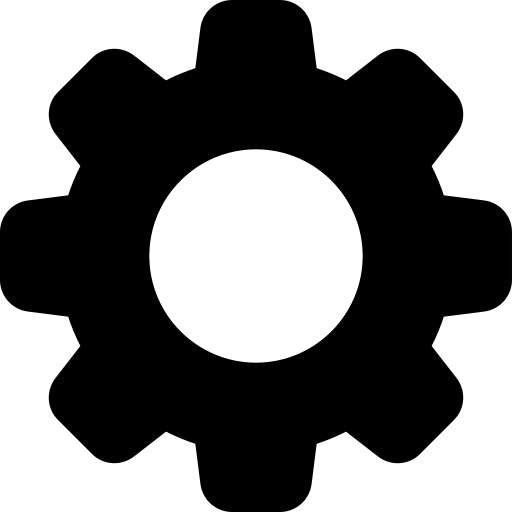
#> input picture Dashboard/assets/settingicon.png, 512 x 512 px
$ python convert_settings_icon.py
#> lines starting #> are read from the running program, lines starting #| are printed output that depends on the picture
import os
from PIL import Image, ImageOps

def convert_icon():
    assets_dir = os.path.dirname(__file__)
    src_path = os.path.join(assets_dir, "settingicon.png")
    dst_path = os.path.join(assets_dir, "icon_settings.png")

    if not os.path.exists(src_path):
        print(f"[ERR] File not found: {src_path}")
        return

    # Load source icon
    img = Image.open(src_path)
#> img is the input picture: PIL image 512x512 RGBA; mean R, G, B, A 0, 0, 0, 135.5

    # Check if the image has real transparency
    has_real_transparency = False
    if img.mode in ('RGBA', 'LA') or (img.mode == 'P' and 'transparency' in img.info):
        alpha = img.convert("RGBA").split()[3]
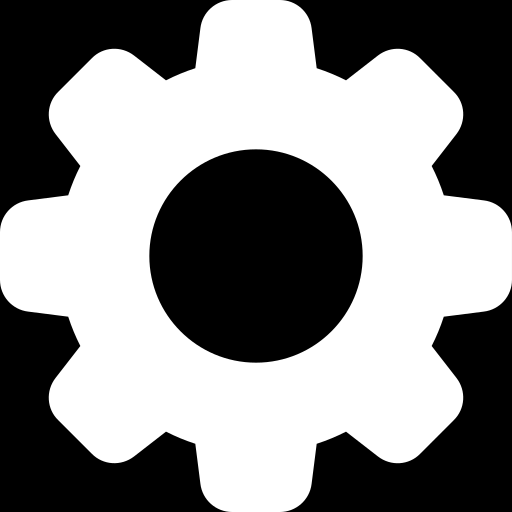
#> alpha: PIL image 512x512 L; min 0, max 255, mean 135.5
        min_val, max_val = alpha.getextrema()
#> min_val = 0; max_val = 255
        if min_val < 250:
            has_real_transparency = True

    gray_img = img.convert("L")
#> gray_img: PIL image 512x512 L; every value is 0

    if has_real_transparency:
        # Split channels
        r, g, b, alpha = img.convert("RGBA").split()
        # Crop transparent margins
        bbox = alpha.getbbox()
#> bbox = (0, 0, 512, 512)
        if bbox:
            alpha = alpha.crop(bbox)
        # Add uniform border spacing
        alpha = ImageOps.expand(alpha, border=4, fill=0)
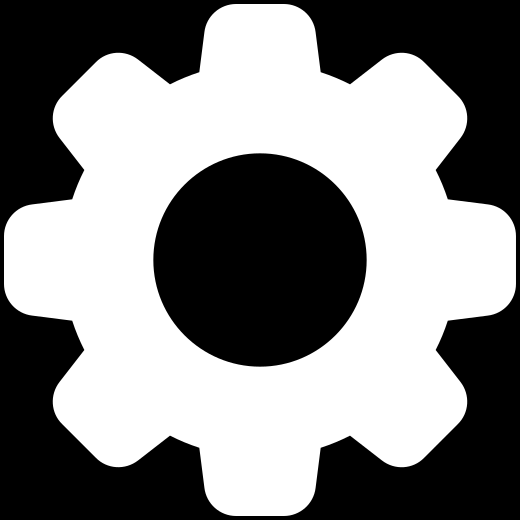
#> alpha: PIL image 520x520 L; min 0, max 255, mean 131.3

        # Create a new image colored with theme's TEXT_PRIMARY (22, 22, 41)
        img_png = Image.new("RGBA", alpha.size, (22, 22, 41))
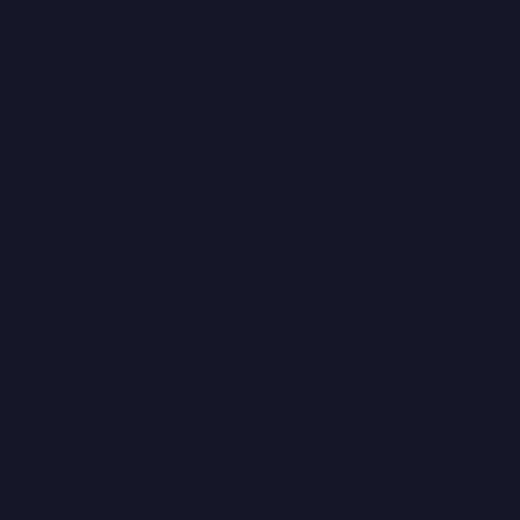
#> img_png: PIL image 520x520 RGBA; mean R, G, B, A 22, 22, 41, 255
        img_png.putalpha(alpha)
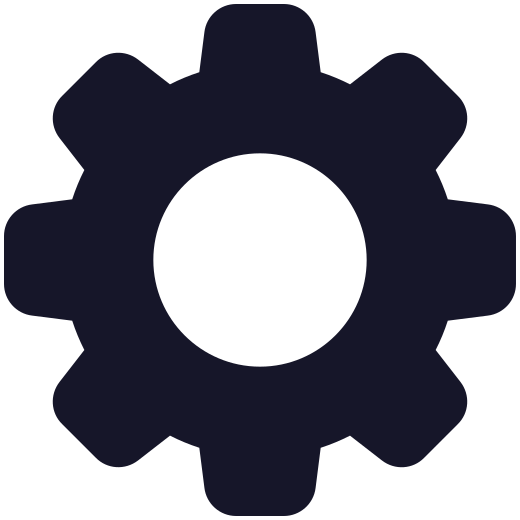
#> img_png: PIL image 520x520 RGBA; mean R, G, B, A 22, 22, 41, 131.3; transparent parts drawn white
    else:
        # Dark lines on white background (or opaque RGBA)
        inverted = ImageOps.invert(gray_img)
        # Crop white margins
        bbox = inverted.getbbox()
        if bbox:
            inverted = inverted.crop(bbox)
        # Add uniform border spacing
        inverted = ImageOps.expand(inverted, border=4, fill=0)

        img_png = Image.new("RGBA", inverted.size, (22, 22, 41))
        img_png.putalpha(inverted)

    # Save as icon_settings.png
    img_png.save(dst_path, "PNG")
    print(f"[CONV] Successfully updated {dst_path} using {src_path} with transparent alpha channel and crop!")

if __name__ == "__main__":
    convert_icon()
